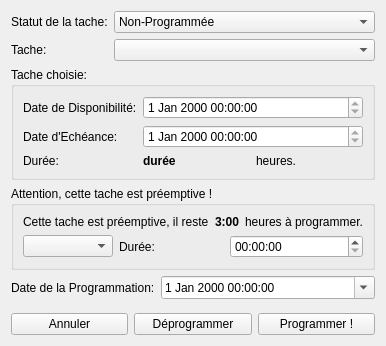
<?xml version="1.0" encoding="UTF-8"?>
<ui version="4.0">
 <class>programmationTache</class>
 <widget class="QWidget" name="programmationTache">
  <property name="geometry">
   <rect>
    <x>0</x>
    <y>0</y>
    <width>362</width>
    <height>346</height>
   </rect>
  </property>
  <property name="windowTitle">
   <string>Form</string>
  </property>
  <layout class="QGridLayout" name="gridLayout_4">
   <item row="0" column="0">
    <layout class="QGridLayout" name="gridLayout_3">
     <item row="0" column="0">
      <layout class="QFormLayout" name="formLayout">
       <item row="0" column="0">
        <widget class="QLabel" name="label_8">
         <property name="text">
          <string>Statut de la tache:</string>
         </property>
        </widget>
       </item>
       <item row="0" column="1">
        <widget class="QComboBox" name="statut">
         <item>
          <property name="text">
           <string>Non-Programmée</string>
          </property>
         </item>
         <item>
          <property name="text">
           <string>Programmée</string>
          </property>
         </item>
         <item>
          <property name="text">
           <string>Préemptive incomplète</string>
          </property>
         </item>
        </widget>
       </item>
       <item row="1" column="0">
        <widget class="QLabel" name="label">
         <property name="text">
          <string>Tache:</string>
         </property>
        </widget>
       </item>
       <item row="1" column="1">
        <widget class="QComboBox" name="tache"/>
       </item>
      </layout>
     </item>
     <item row="1" column="0">
      <widget class="QGroupBox" name="groupBox">
       <property name="minimumSize">
        <size>
         <width>0</width>
         <height>0</height>
        </size>
       </property>
       <property name="maximumSize">
        <size>
         <width>16777215</width>
         <height>1000000</height>
        </size>
       </property>
       <property name="title">
        <string>Tache choisie:</string>
       </property>
       <property name="flat">
        <bool>false</bool>
       </property>
       <layout class="QGridLayout" name="gridLayout">
        <item row="0" column="0">
         <widget class="QLabel" name="label_2">
          <property name="text">
           <string>Date de Disponibilité:</string>
          </property>
         </widget>
        </item>
        <item row="0" column="1" colspan="2">
         <widget class="QDateTimeEdit" name="dispo">
          <property name="minimumSize">
           <size>
            <width>0</width>
            <height>18</height>
           </size>
          </property>
          <property name="readOnly">
           <bool>true</bool>
          </property>
          <property name="showGroupSeparator" stdset="0">
           <bool>false</bool>
          </property>
         </widget>
        </item>
        <item row="1" column="0">
         <widget class="QLabel" name="label_3">
          <property name="text">
           <string>Date d'Echéance:</string>
          </property>
         </widget>
        </item>
        <item row="1" column="1" colspan="2">
         <widget class="QDateTimeEdit" name="echeance">
          <property name="minimumSize">
           <size>
            <width>0</width>
            <height>18</height>
           </size>
          </property>
          <property name="readOnly">
           <bool>true</bool>
          </property>
         </widget>
        </item>
        <item row="2" column="0">
         <widget class="QLabel" name="label_4">
          <property name="text">
           <string>Durée:</string>
          </property>
         </widget>
        </item>
        <item row="2" column="1">
         <widget class="QLabel" name="label_duree">
          <property name="font">
           <font>
            <weight>75</weight>
            <bold>true</bold>
           </font>
          </property>
          <property name="text">
           <string>durée</string>
          </property>
         </widget>
        </item>
        <item row="2" column="2">
         <widget class="QLabel" name="label_11">
          <property name="text">
           <string>heures.</string>
          </property>
         </widget>
        </item>
       </layout>
      </widget>
     </item>
     <item row="2" column="0">
      <widget class="QGroupBox" name="groupBox_2">
       <property name="title">
        <string>Attention, cette tache est préemptive !</string>
       </property>
       <layout class="QGridLayout" name="gridLayout_2">
        <item row="0" column="0" colspan="2">
         <widget class="QLabel" name="label_9">
          <property name="text">
           <string>Cette tache est préemptive, il reste</string>
          </property>
         </widget>
        </item>
        <item row="0" column="2" colspan="2">
         <widget class="QLabel" name="label_duree_2">
          <property name="font">
           <font>
            <weight>75</weight>
            <bold>true</bold>
           </font>
          </property>
          <property name="text">
           <string>3:00</string>
          </property>
         </widget>
        </item>
        <item row="0" column="4">
         <widget class="QLabel" name="label_12">
          <property name="text">
           <string>heures à programmer.</string>
          </property>
         </widget>
        </item>
        <item row="1" column="0">
         <widget class="QComboBox" name="listeprogrammation"/>
        </item>
        <item row="1" column="1" colspan="2">
         <widget class="QLabel" name="label_10">
          <property name="text">
           <string>Durée:</string>
          </property>
         </widget>
        </item>
        <item row="1" column="3" colspan="2">
         <widget class="QTimeEdit" name="duree"/>
        </item>
       </layout>
      </widget>
     </item>
     <item row="3" column="0">
      <layout class="QFormLayout" name="formLayout_2">
       <item row="0" column="0">
        <widget class="QLabel" name="label_5">
         <property name="text">
          <string>Date de la Programmation:</string>
         </property>
        </widget>
       </item>
       <item row="0" column="1">
        <widget class="QDateTimeEdit" name="programmation">
         <property name="calendarPopup">
          <bool>true</bool>
         </property>
        </widget>
       </item>
      </layout>
     </item>
     <item row="4" column="0">
      <layout class="QHBoxLayout" name="horizontalLayout">
       <item>
        <widget class="QPushButton" name="annuler">
         <property name="text">
          <string>Annuler</string>
         </property>
        </widget>
       </item>
       <item>
        <widget class="QPushButton" name="deprog">
         <property name="text">
          <string>Déprogrammer</string>
         </property>
        </widget>
       </item>
       <item>
        <widget class="QPushButton" name="programmer">
         <property name="text">
          <string>Programmer !</string>
         </property>
        </widget>
       </item>
      </layout>
     </item>
    </layout>
   </item>
  </layout>
 </widget>
 <resources/>
 <connections/>
</ui>
